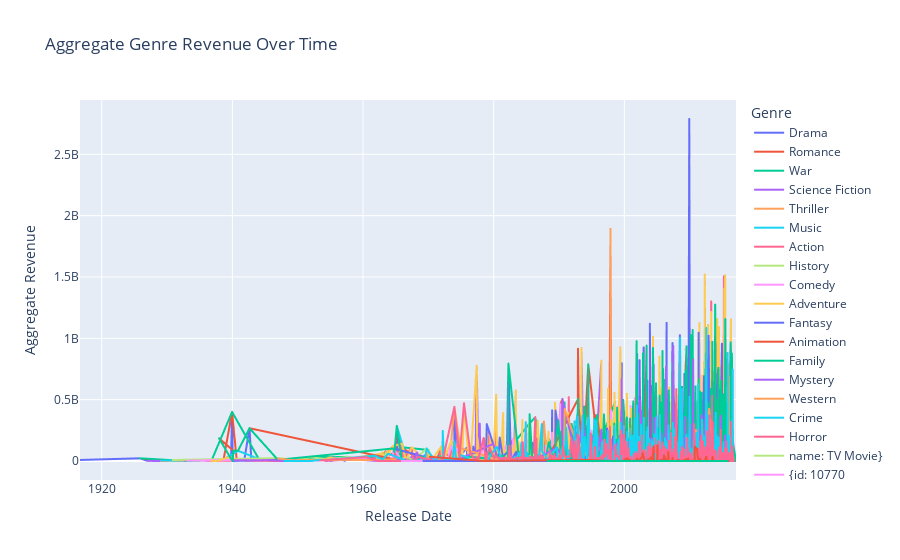

Notebook code cell kept with this figure:
### Code cell
# Load the CSV file into a DataFrame
df = pd.read_csv('data/tmdb_5000_movies.csv')

# Define a function to clean up the "genres" column
def clean_genres(genres_str):
    genres_list = genres_str.strip('[]').replace('"', '').split(', ')
    return [genre.strip() for genre in genres_list]

# Apply the clean_genres function to the "genres" column
df['genres'] = df['genres'].apply(clean_genres)

# Convert 'release_date' to datetime data type
df['release_date'] = pd.to_datetime(df['release_date'])

# Group by release date and genre, and calculate aggregate revenue
genre_revenue_over_time = df.explode('genres').groupby(['release_date', 'genres'])['revenue'].sum().reset_index()

# Sort DataFrame by release date
genre_revenue_over_time = genre_revenue_over_time.sort_values(by='release_date')

# Create line chart using Plotly
fig = px.line(
    genre_revenue_over_time,
    x='release_date',
    y='revenue',
    color='genres',
    title='Aggregate Genre Revenue Over Time',
    labels={'release_date': 'Release Date', 'revenue': 'Aggregate Revenue', 'genres': 'Genre'},
)

fig.show()

### Figure 1 — Plotly figure (JSON) as saved in the notebook; plotly's stock layout.template omitted (floating-point values rounded to 4 significant figures; data arrays with more than 128 entries replaced by an {"elided": "..."} marker saying what was removed)
{"data": [{"hovertemplate": "Genre=Drama<br>Release Date=%{x}<br>Aggregate Revenue=%{y}<extra></extra>", "legendgroup": "Drama", "line": {"color": "#636efa", "dash": "solid"}, "marker": {"symbol": "circle"}, "mode": "lines", "name": "Drama", "showlegend": true, "type": "scattergl", "x": {"elided": "1835 str values"}, "xaxis": "x", "y": {"elided": "1835 int values"}, "yaxis": "y"}, {"hovertemplate": "Genre=Romance<br>Release Date=%{x}<br>Aggregate Revenue=%{y}<extra></extra>", "legendgroup": "Romance", "line": {"color": "#EF553B", "dash": "solid"}, "marker": {"symbol": "circle"}, "mode": "lines", "name": "Romance", "showlegend": true, "type": "scattergl", "x": {"elided": "820 str values"}, "xaxis": "x", "y": {"elided": "820 int values"}, "yaxis": "y"}, {"hovertemplate": "Genre=War<br>Release Date=%{x}<br>Aggregate Revenue=%{y}<extra></extra>", "legendgroup": "War", "line": {"color": "#00cc96", "dash": "solid"}, "marker": {"symbol": "circle"}, "mode": "lines", "name": "War", "showlegend": true, "type": "scattergl", "x": {"elided": "143 str values"}, "xaxis": "x", "y": {"elided": "143 int values"}, "yaxis": "y"}, {"hovertemplate": "Genre=Science Fiction<br>Release Date=%{x}<br>Aggregate Revenue=%{y}<extra></extra>", "legendgroup": "Science Fiction", "line": {"color": "#ab63fa", "dash": "solid"}, "marker": {"symbol": "circle"}, "mode": "lines", "name": "Science Fiction", "showlegend": true, "type": "scattergl", "x": {"elided": "520 str values"}, "xaxis": "x", "y": {"elided": "520 int values"}, "yaxis": "y"}, {"hovertemplate": "Genre=Thriller<br>Release Date=%{x}<br>Aggregate Revenue=%{y}<extra></extra>", "legendgroup": "Thriller", "line": {"color": "#FFA15A", "dash": "solid"}, "marker": {"symbol": "circle"}, "mode": "lines", "name": "Thriller", "showlegend": true, "type": "scattergl", "x": {"elided": "1144 str values"}, "xaxis": "x", "y": {"elided": "1144 int values"}, "yaxis": "y"}, {"hovertemplate": "Genre=Music<br>Release Date=%{x}<br>Aggregate Revenue=%{y}<extra></extra>", "legendgroup": "Music", "line": {"color": "#19d3f3", "dash": "solid"}, "marker": {"symbol": "circle"}, "mode": "lines", "name": "Music", "showlegend": true, "type": "scattergl", "x": {"elided": "184 str values"}, "xaxis": "x", "y": {"elided": "184 int values"}, "yaxis": "y"}, {"hovertemplate": "Genre=Action<br>Release Date=%{x}<br>Aggregate Revenue=%{y}<extra></extra>", "legendgroup": "Action", "line": {"color": "#FF6692", "dash": "solid"}, "marker": {"symbol": "circle"}, "mode": "lines", "name": "Action", "showlegend": true, "type": "scattergl", "x": {"elided": "1070 str values"}, "xaxis": "x", "y": {"elided": "1070 int values"}, "yaxis": "y"}, {"hovertemplate": "Genre=History<br>Release Date=%{x}<br>Aggregate Revenue=%{y}<extra></extra>", "legendgroup": "History", "line": {"color": "#B6E880", "dash": "solid"}, "marker": {"symbol": "circle"}, "mode": "lines", "name": "History", "showlegend": true, "type": "scattergl", "x": {"elided": "192 str values"}, "xaxis": "x", "y": {"elided": "192 int values"}, "yaxis": "y"}, {"hovertemplate": "Genre=Comedy<br>Release Date=%{x}<br>Aggregate Revenue=%{y}<extra></extra>", "legendgroup": "Comedy", "line": {"color": "#FF97FF", "dash": "solid"}, "marker": {"symbol": "circle"}, "mode": "lines", "name": "Comedy", "showlegend": true, "type": "scattergl", "x": {"elided": "1459 str values"}, "xaxis": "x", "y": {"elided": "1459 int values"}, "yaxis": "y"}, {"hovertemplate": "Genre=Adventure<br>Release Date=%{x}<br>Aggregate Revenue=%{y}<extra></extra>", "legendgroup": "Adventure", "line": {"color": "#FECB52", "dash": "solid"}, "marker": {"symbol": "circle"}, "mode": "lines", "name": "Adventure", "showlegend": true, "type": "scattergl", "x": {"elided": "751 str values"}, "xaxis": "x", "y": {"elided": "751 int values"}, "yaxis": "y"}, {"hovertemplate": "Genre=Fantasy<br>Release Date=%{x}<br>Aggregate Revenue=%{y}<extra></extra>", "legendgroup": "Fantasy", "line": {"color": "#636efa", "dash": "solid"}, "marker": {"symbol": "circle"}, "mode": "lines", "name": "Fantasy", "showlegend": true, "type": "scattergl", "x": {"elided": "413 str values"}, "xaxis": "x", "y": {"elided": "413 int values"}, "yaxis": "y"}, {"hovertemplate": "Genre=Animation<br>Release Date=%{x}<br>Aggregate Revenue=%{y}<extra></extra>", "legendgroup": "Animation", "line": {"color": "#EF553B", "dash": "solid"}, "marker": {"symbol": "circle"}, "mode": "lines", "name": "Animation", "showlegend": true, "type": "scattergl", "x": {"elided": "232 str values"}, "xaxis": "x", "y": {"elided": "232 int values"}, "yaxis": "y"}, {"hovertemplate": "Genre=Family<br>Release Date=%{x}<br>Aggregate Revenue=%{y}<extra></extra>", "legendgroup": "Family", "line": {"color": "#00cc96", "dash": "solid"}, "marker": {"symbol": "circle"}, "mode": "lines", "name": "Family", "showlegend": true, "type": "scattergl", "x": {"elided": "493 str values"}, "xaxis": "x", "y": {"elided": "493 int values"}, "yaxis": "y"}, {"hovertemplate": "Genre=Mystery<br>Release Date=%{x}<br>Aggregate Revenue=%{y}<extra></extra>", "legendgroup": "Mystery", "line": {"color": "#ab63fa", "dash": "solid"}, "marker": {"symbol": "circle"}, "mode": "lines", "name": "Mystery", "showlegend": true, "type": "scattergl", "x": {"elided": "334 str values"}, "xaxis": "x", "y": {"elided": "334 int values"}, "yaxis": "y"}, {"hovertemplate": "Genre=Western<br>Release Date=%{x}<br>Aggregate Revenue=%{y}<extra></extra>", "legendgroup": "Western", "line": {"color": "#FFA15A", "dash": "solid"}, "marker": {"symbol": "circle"}, "mode": "lines", "name": "Western", "showlegend": true, "type": "scattergl", "x": ["1946-12-31T00:00:00", "1948-08-26T00:00:00", "1949-10-22T00:00:00", "1950-05-17T00:00:00", "1952-03-27T00:00:00", "1956-11-15T00:00:00", "1962-04-22T00:00:00", "1963-05-29T00:00:00", "1964-09-12T00:00:00", "1965-04-07T00:00:00", "1966-12-23T00:00:00", "1968-07-31T00:00:00", "1968-11-06T00:00:00", "1968-12-21T00:00:00", "1969-06-17T00:00:00", "1969-09-23T00:00:00", "1969-10-15T00:00:00", "1970-05-13T00:00:00", "1973-04-19T00:00:00", "1973-05-23T00:00:00", "1974-02-07T00:00:00", "1980-05-12T00:00:00", "1980-11-19T00:00:00", "1981-08-20T00:00:00", "1982-03-02T00:00:00", "1983-04-14T00:00:00", "1983-08-19T00:00:00", "1985-06-28T00:00:00", "1985-07-10T00:00:00", "1988-08-12T00:00:00", "1990-10-17T00:00:00", "1990-11-09T00:00:00", "1992-08-07T00:00:00", "1993-12-25T00:00:00", "1994-06-24T00:00:00", "1995-02-09T00:00:00", "1999-03-16T00:00:00", "1999-06-29T00:00:00", "1999-08-02T00:00:00", "1999-11-24T00:00:00", "2000-05-26T00:00:00", "2000-12-11T00:00:00", "2000-12-29T00:00:00", "2001-08-17T00:00:00", "2001-11-30T00:00:00", "2002-05-24T00:00:00", "2003-02-06T00:00:00", "2003-08-29T00:00:00", "2004-03-05T00:00:00", "2004-04-07T00:00:00", "2005-10-06T00:00:00", "2005-11-17T00:00:00", "2006-01-18T00:00:00", "2007-05-17T00:00:00", "2007-07-08T00:00:00", "2007-09-02T00:00:00", "2007-09-06T00:00:00", "2007-09-11T00:00:00", "2008-07-16T00:00:00", "2008-09-12T00:00:00", "2010-04-30T00:00:00", "2010-06-18T00:00:00", "2010-09-05T00:00:00", "2010-12-02T00:00:00", "2010-12-22T00:00:00", "2011-03-02T00:00:00", "2011-03-03T00:00:00", "2011-08-31T00:00:00", "2012-03-15T00:00:00", "2012-12-25T00:00:00", "2013-07-03T00:00:00", "2014-05-18T00:00:00", "2014-05-22T00:00:00", "2014-06-01T00:00:00", "2015-02-27T00:00:00", "2015-04-16T00:00:00", "2015-09-16T00:00:00", "2015-10-09T00:00:00", "2015-12-11T00:00:00", "2015-12-25T00:00:00", "2016-01-01T00:00:00"], "xaxis": "x", "y": [20400000, 9012000, 5400000, 8000000, 8000000, 9000000, 8000000, 10000000, 14500000, 14873, 6000000, 6800000, 2620000, 5321508, 638641, 102308889, 31678778, 5000000, 15700000, 11000000, 119500000, 15795189, 3484331, 2945600, 20659423, 12232628, 0, 41410568, 0, 44726644, 0, 424208848, 159157447, 56505065, 25052000, 18552460, 0, 222104681, 0, 635096, 56932305, 0, 0, 13678913, 0, 122563539, 88323487, 68296293, 108103450, 25819961, 5048693, 12036149, 10496317, 0, 0, 14711793, 70016220, 0, 0, 20211394, 0, 10539000, 876302, 11087569, 252276927, 245724603, 0, 623528, 0, 425368238, 89289910, 3442853, 0, 0, 0, 229094, 0, 0, 0, 688710620, 1397284], "yaxis": "y"}, {"hovertemplate": "Genre=Crime<br>Release Date=%{x}<br>Aggregate Revenue=%{y}<extra></extra>", "legendgroup": "Crime", "line": {"color": "#19d3f3", "dash": "solid"}, "marker": {"symbol": "circle"}, "mode": "lines", "name": "Crime", "showlegend": true, "type": "scattergl", "x": {"elided": "655 str values"}, "xaxis": "x", "y": {"elided": "655 int values"}, "yaxis": "y"}, {"hovertemplate": "Genre=Horror<br>Release Date=%{x}<br>Aggregate Revenue=%{y}<extra></extra>", "legendgroup": "Horror", "line": {"color": "#FF6692", "dash": "solid"}, "marker": {"symbol": "circle"}, "mode": "lines", "name": "Horror", "showlegend": true, "type": "scattergl", "x": {"elided": "495 str values"}, "xaxis": "x", "y": {"elided": "495 int values"}, "yaxis": "y"}, {"hovertemplate": "Genre=name: TV Movie}<br>Release Date=%{x}<br>Aggregate Revenue=%{y}<extra></extra>", "legendgroup": "name: TV Movie}", "line": {"color": "#B6E880", "dash": "solid"}, "marker": {"symbol": "circle"}, "mode": "lines", "name": "name: TV Movie}", "showlegend": true, "type": "scattergl", "x": ["1965-12-09T00:00:00", "2006-01-20T00:00:00", "2006-10-06T00:00:00", "2011-11-12T00:00:00", "2012-07-21T00:00:00", "2012-12-07T00:00:00", "2013-07-11T00:00:00", "2013-10-13T00:00:00"], "xaxis": "x", "y": [0, 0, 0, 0, 0, 0, 0, 0], "yaxis": "y"}, {"hovertemplate": "Genre={id: 10770<br>Release Date=%{x}<br>Aggregate Revenue=%{y}<extra></extra>", "legendgroup": "{id: 10770", "line": {"color": "#FF97FF", "dash": "solid"}, "marker": {"symbol": "circle"}, "mode": "lines", "name": "{id: 10770", "showlegend": true, "type": "scattergl", "x": ["1965-12-09T00:00:00", "2006-01-20T00:00:00", "2006-10-06T00:00:00", "2011-11-12T00:00:00", "2012-07-21T00:00:00", "2012-12-07T00:00:00", "2013-07-11T00:00:00", "2013-10-13T00:00:00"], "xaxis": "x", "y": [0, 0, 0, 0, 0, 0, 0, 0], "yaxis": "y"}, {"hovertemplate": "Genre=name: Foreign}<br>Release Date=%{x}<br>Aggregate Revenue=%{y}<extra></extra>", "legendgroup": "name: Foreign}", "line": {"color": "#FECB52", "dash": "solid"}, "marker": {"symbol": "circle"}, "mode": "lines", "name": "name: Foreign}", "showlegend": true, "type": "scattergl", "x": ["1969-04-01T00:00:00", "1997-01-01T00:00:00", "1997-04-17T00:00:00", "1998-02-12T00:00:00", "1999-01-01T00:00:00", "1999-04-01T00:00:00", "1999-08-23T00:00:00", "2000-07-05T00:00:00", "2000-09-08T00:00:00", "2001-06-29T00:00:00", "2001-08-17T00:00:00", "2001-09-01T00:00:00", "2003-04-16T00:00:00", "2003-09-09T00:00:00", "2004-05-06T00:00:00", "2004-09-21T00:00:00", "2005-03-12T00:00:00", "2005-04-22T00:00:00", "2005-09-08T00:00:00", "2006-11-22T00:00:00", "2007-02-02T00:00:00", "2007-03-27T00:00:00", "2007-08-03T00:00:00", "2008-02-11T00:00:00", "2008-10-24T00:00:00", "2009-01-20T00:00:00", "2009-08-09T00:00:00", "2009-09-30T00:00:00", "2009-12-04T00:00:00", "2010-04-30T00:00:00", "2011-03-18T00:00:00", "2011-04-22T00:00:00", "2012-11-01T00:00:00"], "xaxis": "x", "y": [0, 0, 0, 0, 0, 0, 0, 0, 623791, 0, 0, 0, 0, 0, 0, 0, 0, 0, 10422387, 140666, 0, 0, 0, 0, 1100000, 0, 7, 0, 0, 0, 0, 0, 111300], "yaxis": "y"}, {"hovertemplate": "Genre={id: 10769<br>Release Date=%{x}<br>Aggregate Revenue=%{y}<extra></extra>", "legendgroup": "{id: 10769", "line": {"color": "#636efa", "dash": "solid"}, "marker": {"symbol": "circle"}, "mode": "lines", "name": "{id: 10769", "showlegend": true, "type": "scattergl", "x": ["1969-04-01T00:00:00", "1997-01-01T00:00:00", "1997-04-17T00:00:00", "1998-02-12T00:00:00", "1999-01-01T00:00:00", "1999-04-01T00:00:00", "1999-08-23T00:00:00", "2000-07-05T00:00:00", "2000-09-08T00:00:00", "2001-06-29T00:00:00", "2001-08-17T00:00:00", "2001-09-01T00:00:00", "2003-04-16T00:00:00", "2003-09-09T00:00:00", "2004-05-06T00:00:00", "2004-09-21T00:00:00", "2005-03-12T00:00:00", "2005-04-22T00:00:00", "2005-09-08T00:00:00", "2006-11-22T00:00:00", "2007-02-02T00:00:00", "2007-03-27T00:00:00", "2007-08-03T00:00:00", "2008-02-11T00:00:00", "2008-10-24T00:00:00", "2009-01-20T00:00:00", "2009-08-09T00:00:00", "2009-09-30T00:00:00", "2009-12-04T00:00:00", "2010-04-30T00:00:00", "2011-03-18T00:00:00", "2011-04-22T00:00:00", "2012-11-01T00:00:00"], "xaxis": "x", "y": [0, 0, 0, 0, 0, 0, 0, 0, 623791, 0, 0, 0, 0, 0, 0, 0, 0, 0, 10422387, 140666, 0, 0, 0, 0, 1100000, 0, 7, 0, 0, 0, 0, 0, 111300], "yaxis": "y"}, {"hovertemplate": "Genre=Documentary<br>Release Date=%{x}<br>Aggregate Revenue=%{y}<extra></extra>", "legendgroup": "Documentary", "line": {"color": "#EF553B", "dash": "solid"}, "marker": {"symbol": "circle"}, "mode": "lines", "name": "Documentary", "showlegend": true, "type": "scattergl", "x": ["1970-03-26T00:00:00", "1978-05-01T00:00:00", "1989-09-01T00:00:00", "1994-09-12T00:00:00", "1997-10-18T00:00:00", "1999-10-22T00:00:00", "2000-05-05T00:00:00", "2001-01-18T00:00:00", "2001-09-20T00:00:00", "2001-12-12T00:00:00", "2002-02-22T00:00:00", "2002-10-09T00:00:00", "2002-10-21T00:00:00", "2003-01-23T00:00:00", "2003-04-04T00:00:00", "2003-04-23T00:00:00", "2003-09-05T00:00:00", "2003-10-19T00:00:00", "2004-01-17T00:00:00", "2004-04-23T00:00:00", "2004-06-25T00:00:00", "2004-07-09T00:00:00", "2004-12-05T00:00:00", "2005-01-15T00:00:00", "2005-01-26T00:00:00", "2005-01-28T00:00:00", "2005-02-11T00:00:00", "2005-05-13T00:00:00", "2005-07-22T00:00:00", "2005-08-05T00:00:00", "2005-09-03T00:00:00", "2005-09-12T00:00:00", "2005-11-04T00:00:00", "2006-01-01T00:00:00", "2006-01-24T00:00:00", "2006-06-26T00:00:00", "2006-08-04T00:00:00", "2006-09-09T00:00:00", "2006-09-22T00:00:00", "2006-10-18T00:00:00", "2006-10-31T00:00:00", "2006-12-01T00:00:00", "2007-01-19T00:00:00", "2007-04-30T00:00:00", "2007-05-18T00:00:00", "2007-05-19T00:00:00", "2007-06-15T00:00:00", "2007-07-27T00:00:00", "2007-09-27T00:00:00", "2008-02-07T00:00:00", "2008-02-12T00:00:00", "2008-02-15T00:00:00", "2008-07-25T00:00:00", "2008-09-07T00:00:00", "2008-10-01T00:00:00", "2008-10-10T00:00:00", "2008-11-14T00:00:00", "2009-09-06T00:00:00", "2009-09-30T00:00:00", "2009-10-17T00:00:00", "2009-10-28T00:00:00", "2009-11-25T00:00:00", "2010-01-01T00:00:00", "2010-04-16T00:00:00", "2010-05-14T00:00:00", "2010-07-06T00:00:00", "2010-10-01T00:00:00", "2010-10-08T00:00:00", "2010-10-15T00:00:00", "2011-02-11T00:00:00", "2011-04-22T00:00:00", "2011-07-29T00:00:00", "2011-08-11T00:00:00", "2011-09-09T00:00:00", "2011-09-11T00:00:00", "2011-09-16T00:00:00", "2012-02-24T00:00:00", "2012-05-18T00:00:00", "2012-06-28T00:00:00", "2012-07-09T00:00:00", "2012-07-13T00:00:00", "2012-08-31T00:00:00", "2012-09-28T00:00:00", "2012-10-04T00:00:00", "2012-11-01T00:00:00", "2013-02-20T00:00:00", "2013-04-20T00:00:00", "2013-05-29T00:00:00", "2013-06-07T00:00:00", "2013-06-14T00:00:00", "2013-07-03T00:00:00", "2013-08-28T00:00:00", "2013-09-05T00:00:00", "2013-11-21T00:00:00", "2014-03-08T00:00:00", "2014-03-10T00:00:00", "2014-04-26T00:00:00", "2014-06-15T00:00:00", "2014-06-24T00:00:00", "2014-10-31T00:00:00", "2014-11-15T00:00:00", "2015-01-24T00:00:00", "2015-02-09T00:00:00", "2015-04-17T00:00:00", "2015-07-31T00:00:00", "2015-09-04T00:00:00", "2015-10-13T00:00:00", "2015-12-12T00:00:00"], "xaxis": "x", "y": [34505110, 321952, 6706368, 7830611, 0, 500000, 21268532, 0, 2074000, 20217080, 0, 35564473, 64282312, 7808524, 0, 0, 13885802, 1162014, 28575078, 10000000, 119114517, 3166000, 0, 0, 127392239, 0, 653621, 0, 1750211, 0, 0, 11718595, 0, 0, 46243000, 0, 1678874, 25, 72778712, 0, 0, 0, 0, 274661, 24538513, 22730842, 0, 1431623, 0, 0, 0, 7518876, 2957978, 0, 0, 0, 0, 17436509, 0, 19406406, 0, 0, 0, 0, 4074023, 0, 103735, 7871522, 117224271, 98441954, 621951, 0, 18663238, 0, 25000, 0, 845188, 0, 32726956, 0, 33400000, 444575, 0, 0, 111300, 0, 0, 0, 0, 0, 32230907, 0, 0, 0, 0, 0, 0, 0, 0, 0, 0, 0, 0, 0, 0, 0, 0, 0], "yaxis": "y"}, {"hovertemplate": "Genre=<br>Release Date=%{x}<br>Aggregate Revenue=%{y}<extra></extra>", "legendgroup": "", "line": {"color": "#00cc96", "dash": "solid"}, "marker": {"symbol": "circle"}, "mode": "lines", "name": "", "showlegend": false, "type": "scattergl", "x": ["1988-04-01T00:00:00", "1998-06-11T00:00:00", "1999-03-19T00:00:00", "2000-05-14T00:00:00", "2000-05-26T00:00:00", "2003-09-12T00:00:00", "2003-11-05T00:00:00", "2004-05-11T00:00:00", "2005-11-25T00:00:00", "2008-01-01T00:00:00", "2010-09-01T00:00:00", "2012-01-01T00:00:00", "2012-05-03T00:00:00", "2013-02-01T00:00:00", "2014-01-01T00:00:00", "2014-04-15T00:00:00", "2014-05-02T00:00:00", "2014-07-18T00:00:00", "2014-09-11T00:00:00", "2014-11-20T00:00:00", "2015-01-01T00:00:00", "2015-04-03T00:00:00", "2015-06-26T00:00:00", "2015-08-07T00:00:00", "2015-10-23T00:00:00"], "xaxis": "x", "y": [0, 0, 0, 0, 0, 1672730, 0, 0, 0, 0, 0, 0, 0, 0, 0, 0, 0, 0, 0, 0, 0, 0, 0, 0, 0], "yaxis": "y"}], "layout": {"legend": {"title": {"text": "Genre"}, "tracegroupgap": 0}, "title": {"text": "Aggregate Genre Revenue Over Time"}, "xaxis": {"anchor": "y", "domain": [0, 1], "title": {"text": "Release Date"}}, "yaxis": {"anchor": "x", "domain": [0, 1], "title": {"text": "Aggregate Revenue"}}}}
